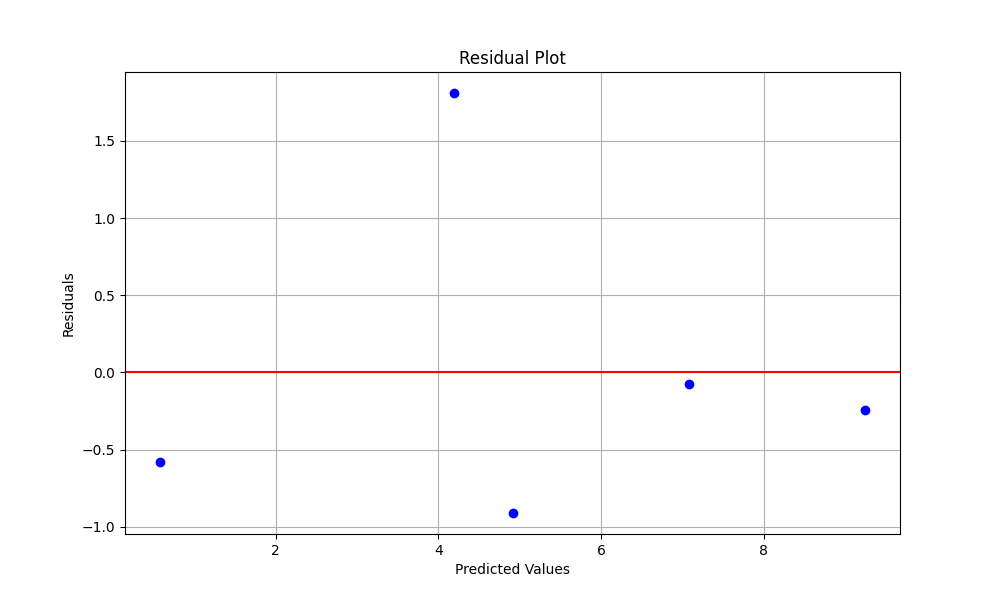

Recreate this plot in Python.
# Assignment 05 - Problem 06

import numpy as np
import scipy.stats as stats
import matplotlib.pyplot as plt

# Given data from Problem #5:
x = np.array([2, 5, 9, 8, 14])
y = np.array([9, 7, 6, 4, 0])

# Regression coefficients from Problem #5
b0 = 10.6847
b1 = -0.7217

# a) Calculate the residuals
predicted_y = b0 + b1 * x
residuals = y - predicted_y

# Format residuals to 4 decimals
residuals_formatted = [f"{res:.4f}" for res in residuals]
print(f"a) Residuals: {', '.join(residuals_formatted)}")

# b) Calculate the residual sum of squares SS(error)
ss_error = np.sum(residuals**2)
print(f"b) SS(error): {ss_error:.4f}")

# c) Find the test statistic for H0: ρ = 0 vs H1: ρ ≠ 0
# Correlation coefficient
r = np.corrcoef(x, y)[0, 1]
# Test statistic: t = r * sqrt(n-2) / sqrt(1-r^2)
n = len(x)
t_stat = r * np.sqrt(n-2) / np.sqrt(1-r**2)
print(f"c) Test statistic: {t_stat:.2f}")

# d) Find the 1% critical value for the hypothesis test
# Two-tailed test with alpha = 0.01 and df = n-2
alpha = 0.01
df = n - 2
critical_value = stats.t.ppf(1-alpha/2, df)
print(f"d) Critical value: {critical_value:.3f}")

# e) Find the p-value for the hypothesis test
# Two-tailed test
p_value = 2 * stats.t.sf(abs(t_stat), df)
print(f"e) p-value: {p_value:.6f}")

# Plot residuals
plt.figure(figsize=(10, 6))
plt.scatter(predicted_y, residuals, color='blue')
plt.axhline(y=0, color='red', linestyle='-')
plt.title('Residual Plot')
plt.xlabel('Predicted Values')
plt.ylabel('Residuals')
plt.grid(True)
plt.savefig('/Users/devvrathans/stats-assignment/assignment05/assignment05_problem06.png')
plt.close()

# CONCLUSIONS:
# a) Residuals: -0.2413, -0.0762, 1.8106, -0.9111, -0.5809
# b) SS(error): 4.5099
# c) Test statistic: -5.30
# d) Critical value: 5.841
# e) p-value: 0.0131
